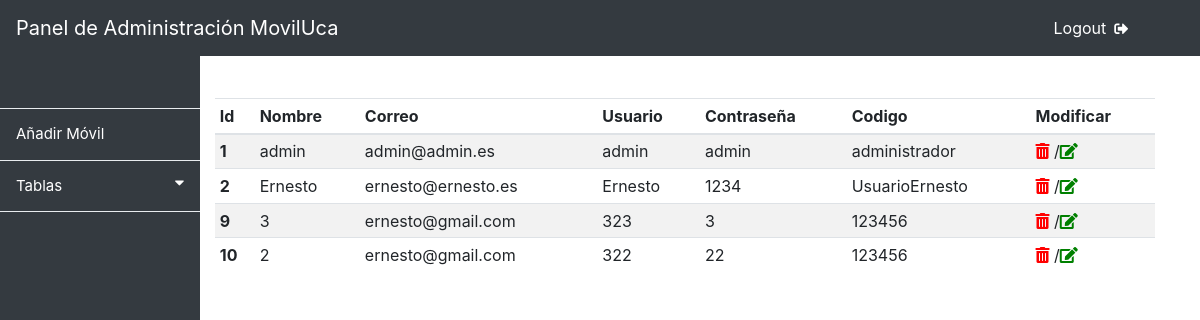
The page /index.php/admin/usuarios on the database its author committed.
### tables this page shows
CREATE TABLE IF NOT EXISTS `usuario` (
  `id` int(32) NOT NULL AUTO_INCREMENT,
  `nombre` varchar(128) NOT NULL,
  `correo` varchar(128) NOT NULL,
  `usuario` varchar(100) NOT NULL,
  `pass` varchar(100) NOT NULL,
  `codigo` varchar(50) NOT NULL,
  `estado` tinyint(4) NOT NULL DEFAULT '1',
  PRIMARY KEY (`id`)
);

### application/controllers/admin.php (called while the page is built, shortened)
<?php
	class admin extends CI_Controller{
	public function __construct(){
		 $this->load->model('admin_model');
	 }
	public function usuarios(){
		$datos = array('usuario' => $this->admin_model->get_usuarios()
	 	);
		$this->load->view('admin_usuario_view',$datos);
	}
}
?>

### index.php (called while the page is built, shortened)
<?php
require_once BASEPATH.'core/CodeIgniter.php';

### application/models/admin_model.php (called while the page is built, shortened)
<?php
class admin_model extends CI_Model{
	 public function get_usuarios(){
 	$consulta = $this->db->query('Select * from usuario group by usuario.id');
	 return $consulta->result();
	 }
}
?>

### application/views/admin_usuario_view.php (the view, shortened to what this page needs)
<!doctype html>
<html>
<head>
    <link rel="stylesheet" href="https://stackpath.bootstrapcdn.com/bootstrap/4.1.3/css/bootstrap.min.css">
	<link rel="stylesheet" href="https://use.fontawesome.com/releases/v5.5.0/css/all.css">
	<link rel="stylesheet" href="<?php echo base_url('css/admin.css')?>">
</head>
<body>
	<nav class="navbar fixed-top navbar-expand-lg navbar-dark bg-dark">
	  <a class="navbar-brand" href="#"> Panel de Administración MovilUca</a>
	  <div class="collapse navbar-collapse" id="navbarSupportedContent">
	   <ul class="navbar-nav mr-5">
	        		<li class="nav-item active">
			         <a class="nav-link" href="<?= base_url().'logout'?>">Logout<i class="fas fa-sign-out-alt fa-sm pl-2"></i></a>
			      </li>
	  </ul>
	  </div>
</nav>
<div class="container-fluid pt-5" >
		<div class="sidenav" style="padding-top: 100px;">
			<div class="dropdown-divider"></div>
			<a href="<?= base_url().'admin/add_mov'?>">Añadir Móvil</a>
			<div class="dropdown-divider"></div>
		  <button class="dropdown-btn">Tablas
		    <i class="fa fa-caret-down"></i>
		  </button>
		  <div class="dropdown-divider"></div>
		</div>
	 <div class="row col-sm-12">
		<table class="table table-striped table-sm" style="margin-left: 200px; margin-top: 50px;">
		  <thead>
		    <tr>
		      <th scope="col">Id</th>
		      <th scope="col">Nombre</th>
		      <th scope="col">Correo</th>
		      <th scope="col">Usuario</th>
		      <th scope="col">Contraseña</th>
		      <th scope="col">Codigo</th>
		      <th scope="col">Modificar</th>
		    </tr>
		  </thead>
		  <tbody>
		  	<?php foreach($usuario as $usuario):?>
		    <tr>
		      <th scope="row"><?= $usuario->id;?></th>
		      <td><?= $usuario->nombre;?></td>
		      <td><?= $usuario->correo;?></td>
		      <td><?= $usuario->usuario;?></td>
		      <td><?= $usuario->pass;?></td>
		      <td><?= $usuario->codigo;?></td>
		       <td><a href="<?= base_url().'admin/del_usuario/'.$usuario->id?>"
    				onclick="return confirm('¿Estas seguro?');">
		       <i class="fas fa-trash-alt" style="color:red;"></i> </a> /<a href="<?= base_url().'admin/mod_usuario/'.$usuario->id?>"><i class="fas fa-edit"
		      	style="color:green;"></i></a></td>
		    </tr>
		    <?php endforeach; ?>
		  </tbody>
		</table>
	</div>
</div>
</body>
</html>

### css/admin.css (style rules this page uses)
.sidenav { height: 100%; width: 200px; position: fixed; z-index: 1; top: 0; left: 0; background-color: #343a40; overflow-x: hidden; padding-top: 20px; }
.sidenav a, .dropdown-btn { padding: 6px 8px 6px 16px; text-decoration: none; font-size: 15px; color: white; display: block; border: none; background: none; width:100%; text-align: left; cursor: pointer; outline: none; }
.fa-caret-down { float: right; padding-right: 8px; }

### application/views/admin_usuario_view.php (style rules this page uses)
body { background-color: white; }

### rows shown on the page
usuario: id "1", nombre "admin", correo "admin@admin.es", usuario "admin", pass "admin", codigo "administrador"
usuario: id "2", nombre "Ernesto", correo "ernesto@ernesto.es", usuario "Ernesto", pass "1234", codigo "UsuarioErnesto"
usuario: id "9", nombre "3", correo "ernesto@gmail.com", usuario "323", pass "3", codigo "123456"
usuario: id "10", nombre "2", correo "ernesto@gmail.com", usuario "322", pass "22", codigo "123456"
